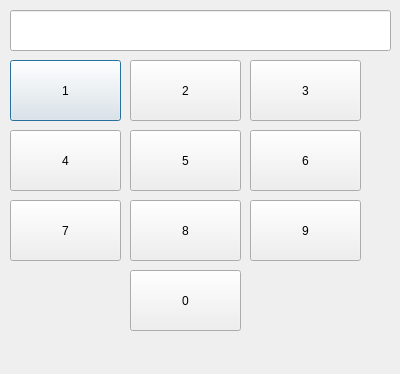
<?xml version="1.0" encoding="UTF-8"?>
<ui version="4.0">
 <class>Dialog</class>
 <widget class="QDialog" name="Dialog">
  <property name="geometry">
   <rect>
    <x>0</x>
    <y>0</y>
    <width>400</width>
    <height>374</height>
   </rect>
  </property>
  <property name="windowTitle">
   <string>Dialog</string>
  </property>
  <widget class="QLineEdit" name="q_lineEdit">
   <property name="geometry">
    <rect>
     <x>10</x>
     <y>10</y>
     <width>381</width>
     <height>41</height>
    </rect>
   </property>
  </widget>
  <widget class="QPushButton" name="num_pushButton_1">
   <property name="geometry">
    <rect>
     <x>10</x>
     <y>60</y>
     <width>111</width>
     <height>61</height>
    </rect>
   </property>
   <property name="text">
    <string>1</string>
   </property>
  </widget>
  <widget class="QPushButton" name="num_pushButton_2">
   <property name="geometry">
    <rect>
     <x>130</x>
     <y>60</y>
     <width>111</width>
     <height>61</height>
    </rect>
   </property>
   <property name="text">
    <string>2</string>
   </property>
  </widget>
  <widget class="QPushButton" name="num_pushButton_3">
   <property name="geometry">
    <rect>
     <x>250</x>
     <y>60</y>
     <width>111</width>
     <height>61</height>
    </rect>
   </property>
   <property name="text">
    <string>3</string>
   </property>
  </widget>
  <widget class="QPushButton" name="num_pushButton_4">
   <property name="geometry">
    <rect>
     <x>10</x>
     <y>130</y>
     <width>111</width>
     <height>61</height>
    </rect>
   </property>
   <property name="text">
    <string>4</string>
   </property>
  </widget>
  <widget class="QPushButton" name="num_pushButton_5">
   <property name="geometry">
    <rect>
     <x>130</x>
     <y>130</y>
     <width>111</width>
     <height>61</height>
    </rect>
   </property>
   <property name="text">
    <string>5</string>
   </property>
  </widget>
  <widget class="QPushButton" name="num_pushButton_6">
   <property name="geometry">
    <rect>
     <x>250</x>
     <y>130</y>
     <width>111</width>
     <height>61</height>
    </rect>
   </property>
   <property name="text">
    <string>6</string>
   </property>
  </widget>
  <widget class="QPushButton" name="num_pushButton_7">
   <property name="geometry">
    <rect>
     <x>10</x>
     <y>200</y>
     <width>111</width>
     <height>61</height>
    </rect>
   </property>
   <property name="text">
    <string>7</string>
   </property>
  </widget>
  <widget class="QPushButton" name="num_pushButton_8">
   <property name="geometry">
    <rect>
     <x>130</x>
     <y>200</y>
     <width>111</width>
     <height>61</height>
    </rect>
   </property>
   <property name="text">
    <string>8</string>
   </property>
  </widget>
  <widget class="QPushButton" name="num_pushButton_9">
   <property name="geometry">
    <rect>
     <x>250</x>
     <y>200</y>
     <width>111</width>
     <height>61</height>
    </rect>
   </property>
   <property name="text">
    <string>9</string>
   </property>
  </widget>
  <widget class="QPushButton" name="num_pushButton_10">
   <property name="geometry">
    <rect>
     <x>130</x>
     <y>270</y>
     <width>111</width>
     <height>61</height>
    </rect>
   </property>
   <property name="text">
    <string>0</string>
   </property>
  </widget>
 </widget>
 <resources/>
 <connections/>
</ui>
